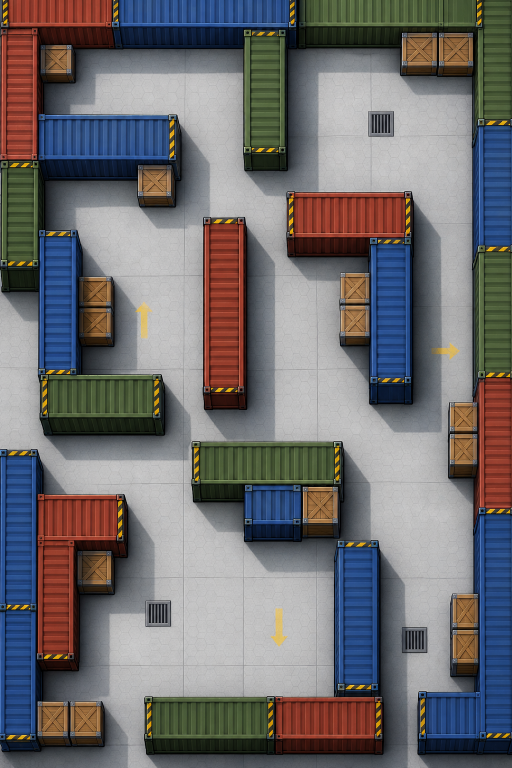
#> input picture art_source/environment/depot_concept.png, 1024 x 1536 px (shown at 1/2 size)
$ python build_depot_environment.py
#> lines starting #> are read from the running program, lines starting #| are printed output that depends on the picture
#!/usr/bin/env python3
"""Build the Warehouse Depot environment tileset.

Floor + container walls + crates are cropped from the approved depot concept art
(art_source/environment/depot_concept.png) so the in-game look matches the pick.
Piece textures are authored as clean tileable SVGs in the same palette/style for
the parts that need arbitrary sizes (wall runs of any length).
"""
from pathlib import Path
from PIL import Image, ImageEnhance, ImageFilter
import cairosvg

ROOT = Path(__file__).resolve().parents[1]
ART = ROOT / "assets" / "environment" / "depot"
SRC = ROOT / "art_source" / "environment"
CONCEPT = SRC / "depot_concept.png"
ART.mkdir(parents=True, exist_ok=True)
SRC.mkdir(parents=True, exist_ok=True)


def render(name: str, body: str, w: int, h: int, scale: int = 2) -> None:
    text = (f'<svg xmlns="http://www.w3.org/2000/svg" width="{w}" height="{h}" '
            f'viewBox="0 0 {w} {h}">{body}</svg>')
    (SRC / f"{name}.svg").write_text(text)
    cairosvg.svg2png(bytestring=text.encode(), write_to=str(ART / f"{name}.png"), scale=scale)


def crop_floor() -> None:
    """Grab a clean concrete patch from the concept and make it seamlessly tileable."""
    if not CONCEPT.exists():
        return
    im = Image.open(CONCEPT).convert("RGB")
#> im is the input picture: PIL image 1024x1536 RGB; mean R, G, B 110.7, 108.4, 110.5
    # Open floor area in the middle-lower corridor of the approved concept.
    # Cleanest concrete window found by scanning for bright, low-variance,
    # low-saturation pixels (no crates, arrows or drains).
    patch = im.crop((340, 1160, 540, 1360)).resize((256, 256), Image.LANCZOS)
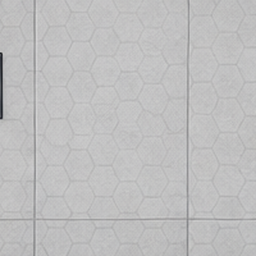
#> patch: PIL image 256x256 RGB; mean R, G, B 191, 190.7, 191.1
    # Make it seamless by wrap-blending a shifted copy, then restore local detail.
    shift = patch.copy()
    shift = Image.blend(patch, Image.effect_noise(patch.size, 0).convert("RGB"), 0.0)
    rolled = Image.new("RGB", patch.size)
#> rolled: PIL image 256x256 RGB; every value is 0
    rolled.paste(patch.crop((128, 128, 256, 256)), (0, 0))
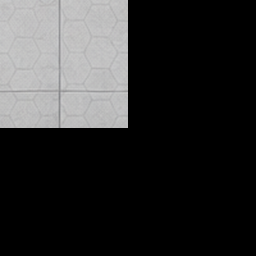
#> rolled: PIL image 256x256 RGB; mean R, G, B 47.5, 47.5, 47.6
    rolled.paste(patch.crop((0, 128, 128, 256)), (128, 0))
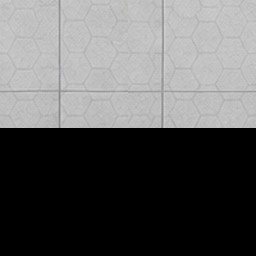
#> rolled: PIL image 256x256 RGB; mean R, G, B 95.3, 95.2, 95.4
    rolled.paste(patch.crop((128, 0, 256, 128)), (0, 128))
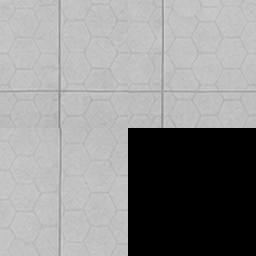
#> rolled: PIL image 256x256 RGB; mean R, G, B 143.3, 143.1, 143.4
    rolled.paste(patch.crop((0, 0, 128, 128)), (128, 128))
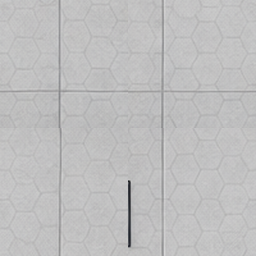
#> rolled: PIL image 256x256 RGB; mean R, G, B 191, 190.7, 191.1
    # Blend original with its 180-deg rotation to kill directional seams.
    flip = patch.transpose(Image.FLIP_LEFT_RIGHT).transpose(Image.FLIP_TOP_BOTTOM)
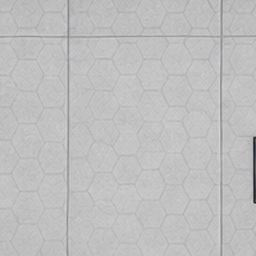
#> flip: PIL image 256x256 RGB; mean R, G, B 191, 190.7, 191.1
    tile = Image.blend(patch, flip, 0.35)
    tile = tile.filter(ImageFilter.GaussianBlur(0.4))
    tile = ImageEnhance.Contrast(tile).enhance(0.85)
    tile = ImageEnhance.Brightness(tile).enhance(1.06)
    tile.save(ART / "floor.png")


CONTAINERS = {
    "red":   dict(top="#c0392b", hi="#e05a45", lo="#8e2а1f".replace("а", "a"), side="#7d241a", rib="#a53225"),
    "blue":  dict(top="#2f6fb5", hi="#4d90d9", lo="#1f4f88", side="#1b4477", rib="#2a63a3"),
    "olive": dict(top="#5d7a34", hi="#7d9c4a", lo="#425823", side="#3a4d1f", rib="#526b2d"),
}


def container_top(color: str) -> None:
    """Horizontal container lid, tiles along X. 128x64 logical."""
    c = CONTAINERS[color]
    ribs = "".join(
        f'<rect x="{x}" y="6" width="7" height="52" rx="2" fill="{c["rib"]}"/>'
        f'<rect x="{x}" y="6" width="3" height="52" rx="1.5" fill="{c["hi"]}" opacity="0.55"/>'
        for x in range(10, 128, 16)
    )
    render(f"container_{color}", f'''
      <rect x="0" y="0" width="128" height="64" fill="{c["lo"]}"/>
      <rect x="0" y="3" width="128" height="55" fill="{c["top"]}"/>
      {ribs}
      <rect x="0" y="3" width="128" height="5" fill="{c["hi"]}" opacity="0.75"/>
      <rect x="0" y="55" width="128" height="6" fill="{c["side"]}"/>
      <rect x="0" y="0" width="128" height="64" fill="none" stroke="#14181f" stroke-width="4"/>
    ''', 128, 64)


def container_end(color: str) -> None:
    """Hazard-striped end cap for a container run. 32x64 logical."""
    c = CONTAINERS[color]
    stripes = "".join(
        f'<path d="M{-20 + i * 16} 64 L{-4 + i * 16} 64 L{12 + i * 16} 0 L{-4 + i * 16} 0 Z" fill="#f2c230"/>'
        for i in range(4)
    )
    render(f"container_{color}_end", f'''
      <rect x="0" y="0" width="32" height="64" fill="#1c2029"/>
      <g clip-path="url(#cap)">{stripes}</g>
      <clipPath id="cap"><rect x="3" y="4" width="26" height="56"/></clipPath>
      <rect x="0" y="0" width="32" height="64" fill="none" stroke="#14181f" stroke-width="4"/>
      <rect x="2" y="2" width="28" height="4" fill="{c["hi"]}" opacity="0.5"/>
    ''', 32, 64)


def crate() -> None:
    render("crate_wood", '''
      <rect x="2" y="2" width="60" height="60" rx="4" fill="#b5793c" stroke="#14181f" stroke-width="4"/>
      <rect x="7" y="7" width="50" height="50" rx="2" fill="#c98f4e"/>
      <path d="M7 7 L57 57 M57 7 L7 57" stroke="#a06a30" stroke-width="7"/>
      <path d="M7 7 L57 57 M57 7 L7 57" stroke="#d9a05c" stroke-width="3"/>
      <rect x="2" y="2" width="60" height="10" rx="3" fill="#8d5c2a" opacity="0.55"/>
      <rect x="2" y="52" width="60" height="10" rx="3" fill="#6f4620" opacity="0.5"/>
      <circle cx="9" cy="9" r="3.4" fill="#8fa0ad" stroke="#3b4550" stroke-width="1.4"/>
      <circle cx="55" cy="9" r="3.4" fill="#8fa0ad" stroke="#3b4550" stroke-width="1.4"/>
      <circle cx="9" cy="55" r="3.4" fill="#8fa0ad" stroke="#3b4550" stroke-width="1.4"/>
      <circle cx="55" cy="55" r="3.4" fill="#8fa0ad" stroke="#3b4550" stroke-width="1.4"/>
    ''', 64, 64)


def details() -> None:
    render("drain", '''
      <rect x="2" y="2" width="60" height="44" rx="4" fill="#7c8794" stroke="#2b323b" stroke-width="4"/>
      <rect x="7" y="7" width="50" height="34" rx="2" fill="#4a545f"/>
      ''' + "".join(f'<rect x="{11 + i * 8}" y="9" width="4" height="30" rx="2" fill="#20262d"/>' for i in range(6)) + '''
    ''', 64, 48)
    render("arrow", '''
      <path d="M32 4 L54 30 L42 30 L42 60 L22 60 L22 30 L10 30 Z"
            fill="#f2c230" opacity="0.55"/>
    ''', 64, 64)


def main() -> None:
    crop_floor()
    for color in CONTAINERS:
        container_top(color)
        container_end(color)
    crate()
    details()
    print("depot environment built ->", ART)


if __name__ == "__main__":
#> (the run stopped early here; a loop or call above may not have finished)
